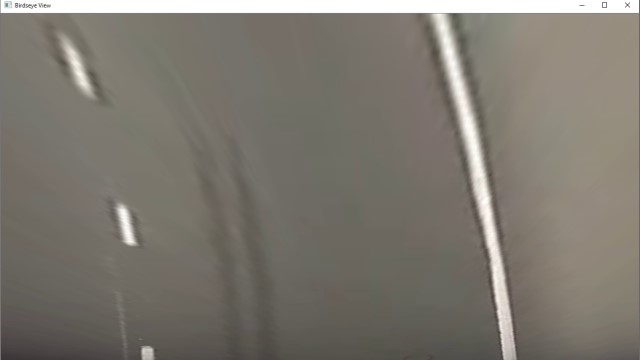
#> input picture Images/birdseye.jpg, 640 x 360 px
$ python -i laneDetection.py   (imports and definitions only)   (older library calls are emulated)
#> lines starting #> are read from the running program, lines starting #| are printed output that depends on the picture; after the words box and inside, x2 and y2 are one past the last pixel; in counts of white or black regions, pixels touching at a corner belong together
#> further down, picture is the input picture: shape (360, 640, 3); mean B, G, R 111.5, 120.2, 124.9
################################################################################
######## LANE DETECTION PROJECT ################################################
################################################################################
# BY:           CAN OZCIVELEK
# DATE:         DECEMBER 2018
#
# DESCRIPTION:  THIS  PROJECT WAS CREATED  TO DEMONSTRATE HOW  A  LANE DETECTION
#               SYSTEM WORKS  ON CARS EQUIPPED WITH A FRONT  FACING CAMERA. WITH
#               THE HELP OF OPENCV LIBRARIES IT IS POSSIBLE TO DESIGN ALGORITHMS
#               THAT CAN  IDENTIFY LANE LINES, AND PREDICT STEERING ANGLES, ALSO
#               WARN  DRIVERS  IF THE CAR IS  DRIFTING  AWAY FROM  CURRENT LANE.
################################################################################


# IMPORT NECESSARY LIBRARIES
import cv2
import numpy as np
import os
from scipy import optimize
from matplotlib import pyplot as plt, cm, colors

# Defining variables to hold meter-to-pixel conversion
ym_per_pix = 30 / 720
# Standard lane width is 3.7 meters divided by lane width in pixels which is
# calculated to be approximately 720 pixels not to be confused with frame height
xm_per_pix = 3.7 / 720

# Get path to the current working directory
CWD_PATH = os.getcwd()


################################################################################
######## START - FUNCTIONS TO PERFORM IMAGE PROCESSING #########################
################################################################################

################################################################################
#### START - FUNCTION TO READ AN INPUT IMAGE ###################################
def readVideo():

    # Read input video from current working directory
    inpImage = cv2.VideoCapture(os.path.join(CWD_PATH, 'drive.mp4'))

    return inpImage
#### END - FUNCTION TO READ AN INPUT IMAGE #####################################
################################################################################


################################################################################
#### START - FUNCTION TO PROCESS IMAGE #########################################
def processImage(inpImage):

    # Apply HLS color filtering to filter out white lane lines
    hls = cv2.cvtColor(inpImage, cv2.COLOR_BGR2HLS)
#> hls: shape (360, 640, 3); mean of channels 0, 1, 2 20.9, 118.4, 21.7
    lower_white = np.array([0, 160, 10])
    upper_white = np.array([255, 255, 255])
    mask = cv2.inRange(inpImage, lower_white, upper_white)
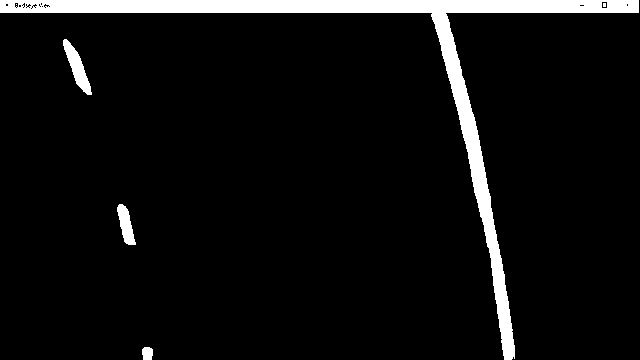
#> mask: shape (360, 640); 6.1% white; 6 white regions (2 under 20 px), largest, box (x1, y1, x2, y2) and area: (0, 0, 639, 360) 12955, (63, 39, 92, 95) 620, (117, 204, 136, 245) 432, (142, 347, 153, 360) 127
    hls_result = cv2.bitwise_and(inpImage, inpImage, mask = mask)
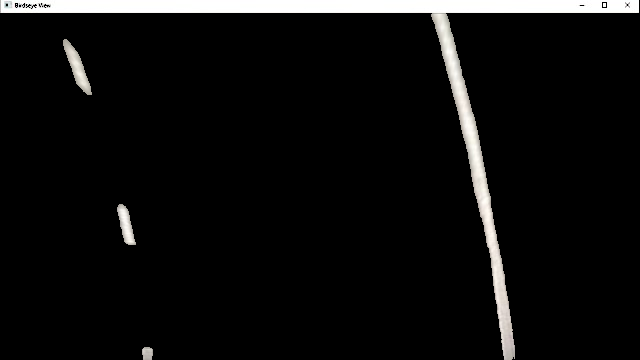
#> hls_result: shape (360, 640, 3); mean B, G, R 14.2, 14.4, 14.6

    # Convert image to grayscale, apply threshold, blur & extract edges
    gray = cv2.cvtColor(hls_result, cv2.COLOR_BGR2GRAY)
    ret, thresh = cv2.threshold(gray, 160, 255, cv2.THRESH_BINARY)
#> thresh: shape (360, 640); 6.1% white; 6 white regions (2 under 20 px), largest, box (x1, y1, x2, y2) and area: (0, 0, 639, 360) 12936, (63, 39, 92, 95) 612, (117, 204, 136, 245) 430, (142, 347, 153, 360) 127
    blur = cv2.GaussianBlur(thresh,(3, 3), 0)
    canny = cv2.Canny(blur, 40, 60)
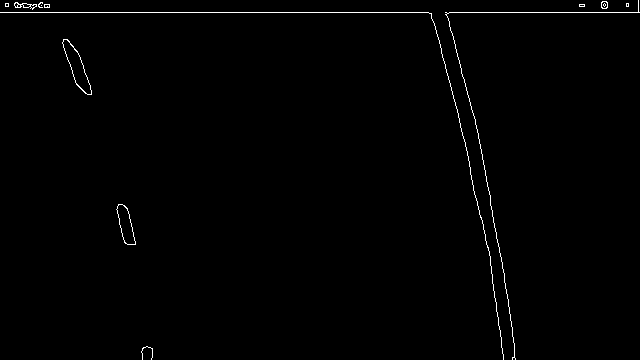
#> canny: shape (360, 640); 0.77% white in thin lines or dots

    # [7 lines of commented-out code are left out]

    return image, hls_result, gray, thresh, blur, canny
#### END - FUNCTION TO PROCESS IMAGE ###########################################
################################################################################


################################################################################
#### START - FUNCTION TO APPLY PERSPECTIVE WARP ################################
# [315 lines left out: functions perspectiveWarp, plotHistogram, slide_window_search, general_search, measure_lane_curvature, draw_lane_lines and 2 more, not called in this run]
#### END - FUNCTION TO ADD INFO TEXT TO FINAL IMAGE ############################
################################################################################

################################################################################
######## END - FUNCTIONS TO PERFORM IMAGE PROCESSING ###########################
################################################################################

################################################################################
################################################################################
################################################################################
################################################################################

################################################################################
######## START - MAIN FUNCTION #################################################
################################################################################

# Read the input image
image = readVideo()

################################################################################
#### START - LOOP TO PLAY THE INPUT IMAGE ######################################
# [66 lines not run here, left out]

################################################################################
######## END - MAIN FUNCTION ###################################################
################################################################################


##

>>> import cv2
>>> picture = cv2.imread('Images/birdseye.jpg')
>>> result = processImage(picture)
#> result = 6 items
